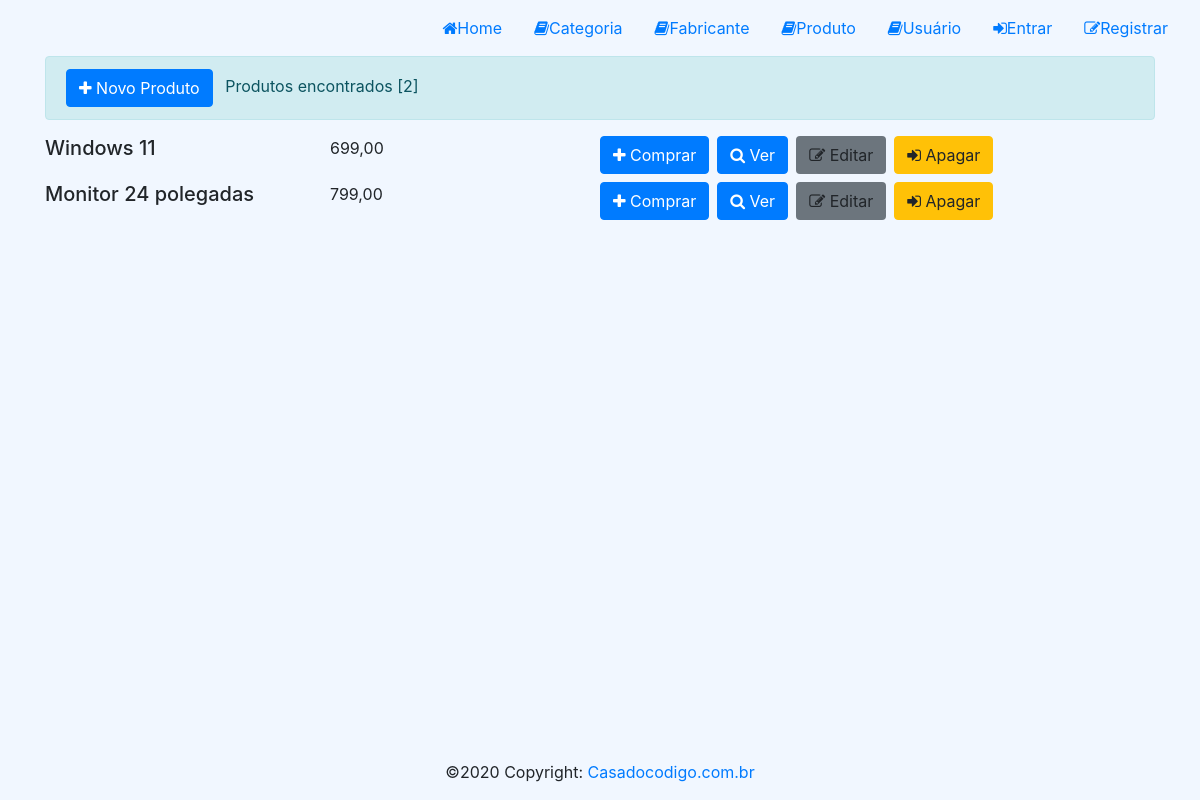
Page /produto/ on the committed database.
### loja/models/Produto.py (models this page shows, shortened)
class Produto(models.Model):
    Produto = models.CharField(null=False, max_length=100)
    destaque = models.BooleanField(default=True)
    promocao = models.BooleanField(default=True)
    msgPromocao = models.CharField(null=True, max_length=100, blank=True)
    preco = models.DecimalField(max_digits=8, decimal_places=2)
    categoria = models.ForeignKey(Categoria, null=True, related_name='categoria', on_delete=models.SET_NULL)
    fabricante = models.ForeignKey(Fabricante, null=True, related_name='fabricante', on_delete=models.SET_NULL)
    criado_em = models.DateTimeField(auto_now_add=True)
    alterado_em = models.DateTimeField(auto_now=True)
    image = models.ImageField(null=True, blank=True)

### loja/views/ProdutoView.py (the view, shortened to what this page needs)
def list_produto_view(request, id=None):
  produto = request.GET.get("produto")
  destaque = request.GET.get("destaque")
  promocao = request.GET.get("promocao")
  categoria = request.GET.get("categoria")
  fabricante = request.GET.get("fabricante")
  dias = request.GET.get("dias")
  produtos = Produto.objects.all()
  if produto is not None:
    produtos = produtos.filter(Produto__contains=produto )
  if promocao is not None:
    produtos = produtos.filter(promocao=promocao)
  if destaque is not None:
    produtos = produtos.filter(destaque=destaque)
  if categoria is not None:
    produtos = produtos.filter(categoria__Categoria=categoria)
  if fabricante is not None:
    produtos = produtos.filter(fabricante__Fabricante=fabricante)
  if id is not None:
    produtos = produtos.filter(id=id)
    now = timezone.now()
    now = now - timedelta(days = int(dias))
    produtos = produtos.filter(criado_em__gte=now)
  context = {'produtos': produtos}
  return render(request, template_name='produto/produto.html', context=context, status=200)

### loja/Templates/produto/produto.html (shortened to what this page needs)
{% extends "base.html" %}
{% load static %}
{% block styles %}
    <link rel="stylesheet" href="{% static 'css/home.css' %}">
{% endblock %}
{% block content %}
<div id="content">
    <div class="container">
        <div class="alert alert-info">
            <a href={% url 'create_produto' %} class="btn btn-primary mr-2"> <i class="fa fa-plus"></i> Novo Produto</a>
            Produtos encontrados [{{ produtos |   length }}]
        </div>
        {% for prod in produtos %}
            <div class="row">
                <h5 class="col-md-3">{{prod.Produto}}</h5>
                <span class="col-md-3">{{prod.preco}}</span>
                <a href={% url 'create_carrinhoitem' prod.id %} class="btn btn-primary mb-2 mr-2"><i class="fa fa-plus"></i> Comprar</a>
                <a href={% url 'details_produto' prod.id %} class="btn btn-primary mb-2 mr-2"><i class="fa fa-search"></i> Ver</a>
                <a href={% url 'edit_produto' prod.id %} class="btn bg-secondary mb-2 mr-2"><i class="fa fa-edit"></i> Editar</a>
                <a href={% url 'delete_produto' prod.id %} class="btn btn-warning mb-2"><i class="fa fa-sign-in"></i> Apagar</a>
            </div>
        {% endfor %}
    </div>
</div>
{% endblock %}

### loja/static/css/global.css (style rules this page uses)
#content { min-height: calc(100vh - 112px); }

### loja/static/css/home.css (style rules this page uses)
body { background-color: #f1f7ff; }

### rows in the picture
Produto: Produto "Windows 11", preco "699,00"
Produto: Produto "Monitor 24 polegadas", preco "799,00"

### other values in the picture
{{ produtos |   length }} "2"
